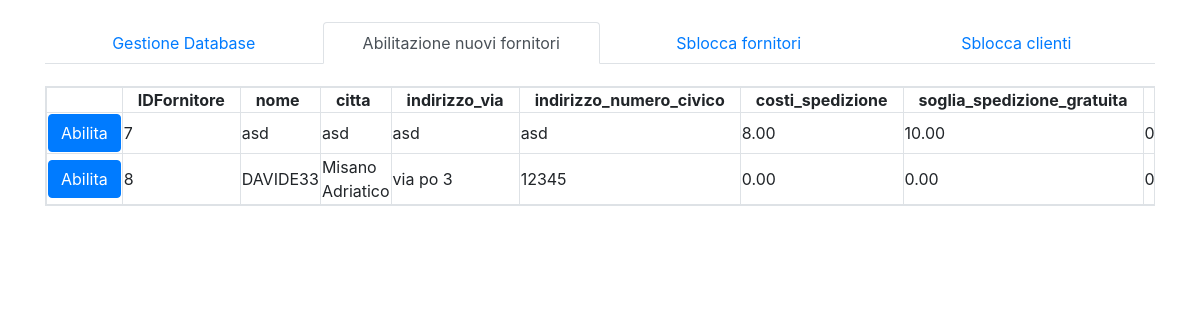
Page /FoodCampus/admin/enable-supplier.php (signed in) on the committed database.
### tables this page shows
CREATE TABLE `fornitore` (
  `IDFornitore` int(11) NOT NULL,
  `nome` varchar(30) NOT NULL,
  `citta` varchar(30) NOT NULL,
  `indirizzo_via` varchar(30) NOT NULL,
  `indirizzo_numero_civico` varchar(11) NOT NULL,
  `costi_spedizione` decimal(4,2) NOT NULL,
  `soglia_spedizione_gratuita` decimal(4,2) DEFAULT NULL,
  `abilitato` tinyint(1) NOT NULL,
  `email` varchar(30) NOT NULL,
  `sito_web` varchar(60) DEFAULT NULL,
  `partita_iva` bigint(11) NOT NULL,
  `immagine` varchar(128) DEFAULT NULL,
  `password` varchar(128) NOT NULL,
  `salt` char(128) NOT NULL,
  `bloccato` bit(1) NOT NULL DEFAULT b'0'
);

### FoodCampus/admin/enable-supplier.php (the view, shortened to what this page needs)
<?php
    $sqlColumnName = "SELECT COLUMN_NAME FROM INFORMATION_SCHEMA.COLUMNS WHERE TABLE_NAME = 'fornitore'";
    $resultColumnName = $GLOBALS["conn"]->query($sqlColumnName);
    $sqlRows = "SELECT * FROM fornitore WHERE abilitato = FALSE";
    $resultRows = $GLOBALS["conn"]->query($sqlRows);
?>
<!DOCTYPE html>
<html lang="it-IT">
	<head>
		<link rel="stylesheet" href="https://maxcdn.bootstrapcdn.com/bootstrap/4.1.3/css/bootstrap.min.css">
		<link rel="stylesheet" href="https://use.fontawesome.com/releases/v5.6.1/css/all.css">
		<link rel="stylesheet" type="text/css" href="css/style.css">
	</head>
	<body>
		<div class="container">
			<?php include_once("php/navtab.php") ?>
			<div class="row">
				<div id="enable-supplier" class="col-lg-12">
					<?php
						if($resultRows->num_rows == 0) {
							echo "<div class='alert alert-primary' role='alert'>Nessun fornitore da abilitare</div>";
						} else {
							$columnsName = array();
						    echo "<div class='table-responsive table-bordered'><table class='table-hover'><tr><th></th>";
						    while($row = mysqli_fetch_array($resultColumnName)) {
						        echo "<th>".$row["COLUMN_NAME"]."</th>";
						        array_push($columnsName, $row["COLUMN_NAME"]);
						    }
						    echo "</tr>";
						    while($row = mysqli_fetch_array($resultRows)) {
						        echo "<tr id='".$row["IDFornitore"]."''>";
						        echo "<td><button type='button' class='btn btn-primary enable-supplier-button' value='".$row["IDFornitore"]."'>Abilita</button></td>";
						        foreach($columnsName as $columnName) {
						            echo "<td>".$row[$columnName]."</td>";
						        }
						        echo "</tr>";
						    }
						    echo "</table></div>";
						}
					?>
		        </div>
			</div>
		</div>
	</body>
</html>

### FoodCampus/admin/php/navtab.php
<nav>
	<ul class="nav nav-tabs nav-justified" role="tablist">
	  <li id="managerDB" class="nav-item"><a class="nav-link" href="manage-database.php">Gestione Database</a></li>
	  <li id="enableSupplier" class="nav-item"><a class="nav-link" href="enable-supplier.php">Abilitazione nuovi fornitori</a></li>
	  <li id="blockedSupplier" class="nav-item"><a class="nav-link" href="blocked-supplier.php">Sblocca fornitori</a></li>
	  <li id="blockedCustomer" class="nav-item"><a class="nav-link" href="blocked-customer.php">Sblocca clienti</a></li>
	</ul>
</nav>

### FoodCampus/admin/css/style.css (style rules this page uses)
.container > nav { padding: 2% 0; }
table th { padding: 0 15px; }

### rows in the picture
fornitore: IDFornitore "7", nome "asd", citta "asd", indirizzo_via "asd", indirizzo_numero_civico "asd", costi_spedizione "8.00", soglia_spedizione_gratuita "10.00", abilitato "0"
fornitore: IDFornitore "8", nome "DAVIDE33", citta "Misano Adriatico", indirizzo_via "via po 3", indirizzo_numero_civico "12345", costi_spedizione "0.00", soglia_spedizione_gratuita "0.00", abilitato "0"

### other values in the picture
$row["COLUMN_NAME"] "IDFornitore"
$row["COLUMN_NAME"] "nome"
$row["COLUMN_NAME"] "citta"
$row["COLUMN_NAME"] "indirizzo_via"
$row["COLUMN_NAME"] "indirizzo_numero_civico"
$row["COLUMN_NAME"] "costi_spedizione"
$row["COLUMN_NAME"] "soglia_spedizione_gratuita"
